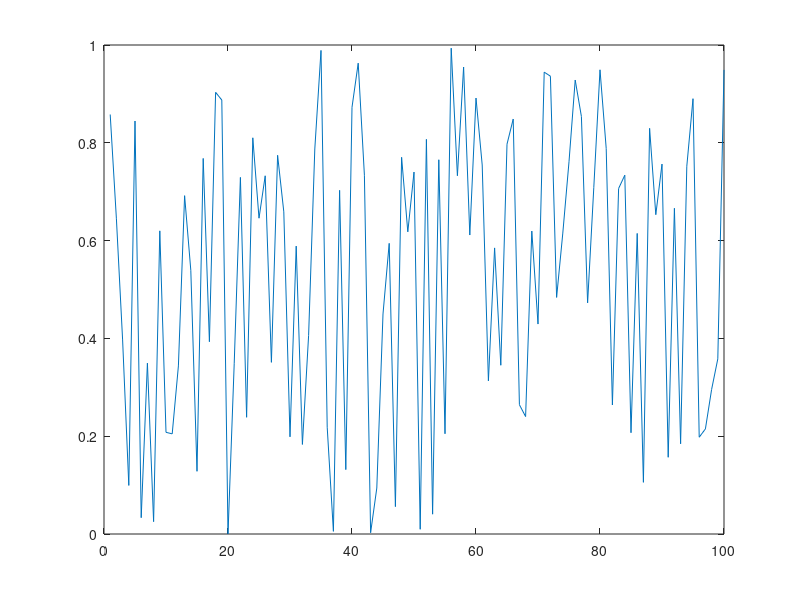

Here is the MATLAB script that generated this plot:
function result = test_ishold_005
result = false;
a = figure;
plot(rand(1,100));
hold('on');
drawnow;
hold('off');
drawnow;
result = (ishold == false);
close(a);
